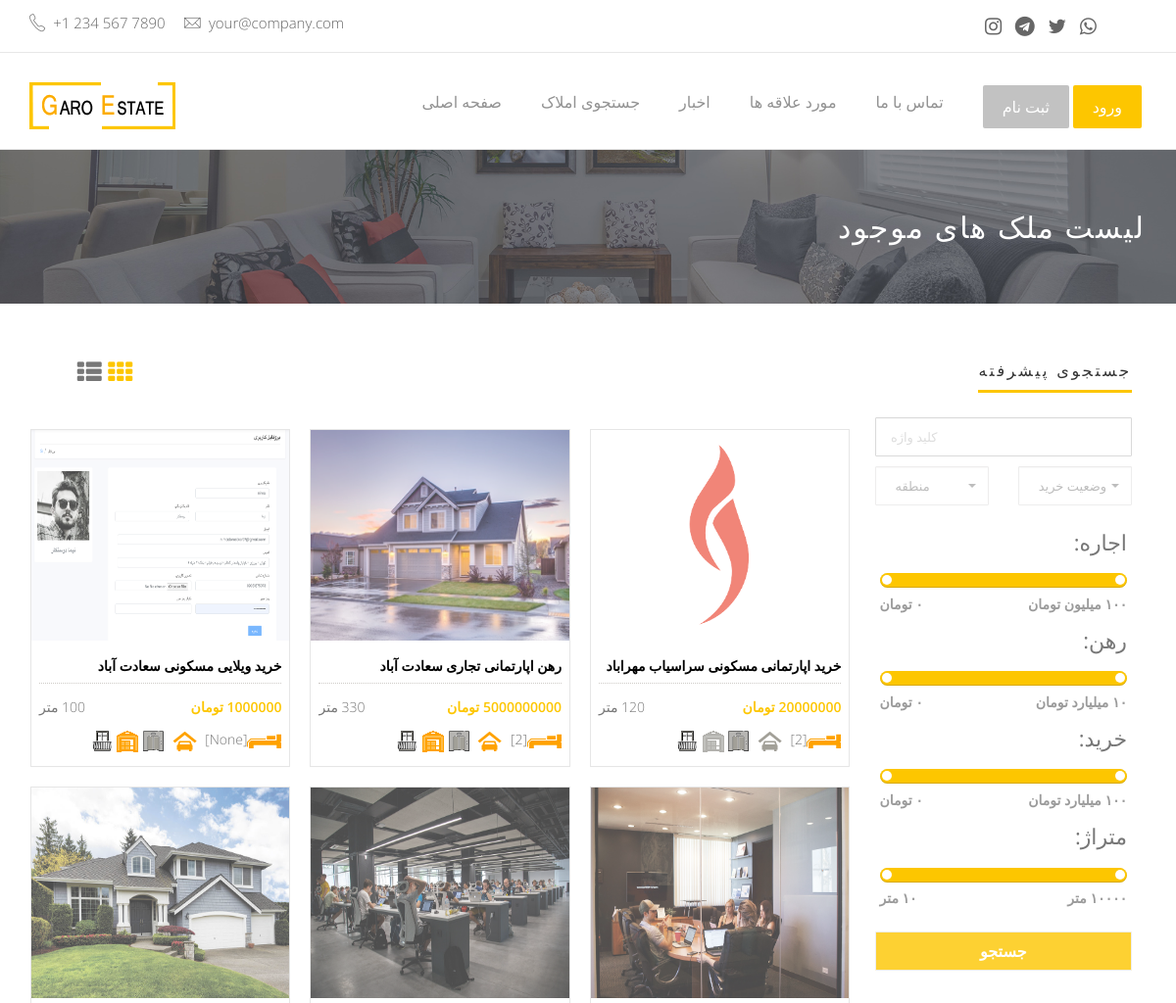
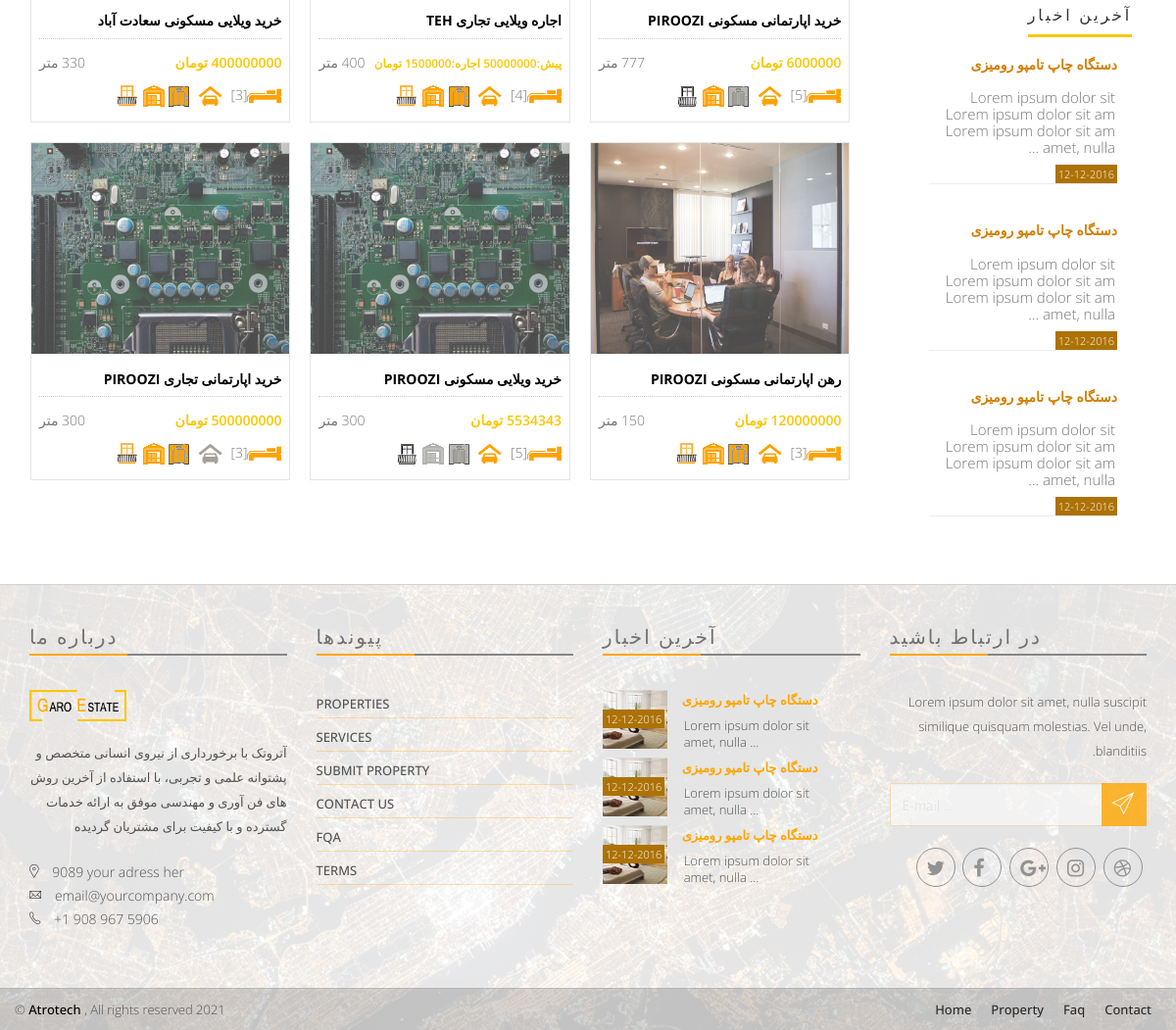
/items, run on the app's committed database (2 pictures, top to bottom).
### app/models.py (models this page shows, shortened)
class Item(models.Model):
    CHOICES1 = ( ('اجاره','اجاره'), ('خرید','خرید'), ('رهن','رهن') )
    buy_status = models.CharField(max_length=10,choices=CHOICES1,verbose_name = "وضعیت خرید")
    CHOICES2 = ( ('مسکونی','مسکونی'), ('تجاری','تجاری') )
    estate_status = models.CharField(max_length=15,choices=CHOICES2,verbose_name = "وضعیت ملک")
    CHOICES3 = ( ('ویلایی','ویلایی'), ('اپارتمانی','اپارتمانی') )
    building_status = models.CharField(max_length=10,choices=CHOICES3,verbose_name = "وضعیت ساختمان")
    area_size = models.IntegerField(null=True,blank=True, verbose_name = "متراژ")
    room_qty = models.IntegerField(null=True,blank=True, verbose_name = "تعداد اتاق")
    building_age = models.IntegerField(null=True,blank=True, verbose_name = "سن بنا")
    parking = models.BooleanField(default=True, verbose_name = "پارکینگ" )
    storage_room = models.BooleanField(default=True, verbose_name = "انباری" )
    elevator = models.BooleanField(default=False, verbose_name = "آسانسور" )
    balcony = models.BooleanField(default=False, verbose_name = "بالکن" )
    deposit = models.IntegerField(null=True,blank=True, default='0', verbose_name = "پول پیش")
    rent = models.IntegerField(null=True,blank=True, default='0', verbose_name = "اجاره")
    price = models.IntegerField(null=True,blank=True, default='0', verbose_name = "قیمت خرید ")
    area = models.ForeignKey(Area, on_delete=models.CASCADE,null=True, blank=True,verbose_name = "منطقه")
    tags = models.ManyToManyField(Tags, blank=True,verbose_name = "برچسب")
    additional_information = models.TextField(max_length=1000,null=True, blank=True,verbose_name = "اطلاعات تکمیلی")
    date = models.DateField(null=True, blank=True, verbose_name = "تاریخ آگهی")
    image = models.ImageField(upload_to='media', default='media/Default.png', null=True, blank=True, verbose_name = "تصویر")
    class Meta:
        verbose_name = "ملک"
        verbose_name_plural = "املاک"
    def __str__(self):
        return str(self.buy_status +" "+ self.building_status +" "+ self.estate_status +" "+ self.area.name )
    def get_absolute_url(self):
        return reverse('app:items_detail',args=[self.id])

class Area(MPTTModel):
    name = models.CharField(max_length=200, unique=True, verbose_name = "نام")
    parent = TreeForeignKey('self', on_delete=models.CASCADE, null=True, blank=True, related_name='children',verbose_name = "والد")
    class MPTTMeta:
        level_attr = 'mptt_level'
        order_insertion_by = ['name']
    class Meta:
        verbose_name = "منطقه"
        verbose_name_plural = "مناطق"
    def __str__(self):
        return str(self.name)

### app/views.py (the view)
# urls.py: path('items', views.items, name='items'),
def items(request):
    items = models.Item.objects.all().order_by("-date")
    areas = models.Area.objects.all()
    context = {'items':items, 'areas':areas}
    context['segment'] = 'items'
    html_template = loader.get_template( 'items.html' )
    return HttpResponse(html_template.render(context, request))

### templates/items.html (shortened to what this page needs)
{% extends "base.html" %}
{% load static %}
{% block content %}
<div class="page-head">
    <div class="container">
        <div class="row" dir="rtl">
            <div class="page-head-content">
                <h1 class="page-title"> لیست ملک های موجود </h1>
            </div>
        </div>
    </div>
</div>
<div class="properties-area recent-property" style="background-color: #FFF;">
    <div class="container">
        <div class="row">
            <div class="col-md-9 padding-top-40 properties-page">
                <div class="section clear">
                    <div class="col-xs-10 page-subheader sorting pl0">
                      <div class="col-xs-2 layout-switcher">
                          <a class="layout-list" href="javascript:void(0);"> <i class="fa fa-th-list"></i>  </a>
                          <a class="layout-grid active" href="javascript:void(0);"> <i class="fa fa-th"></i> </a>
                      </div>
                    </div>
                </div>
                <div class="section clear">
                    <div id="list-type" class="proerty-th">
                      {% for Item in items %}
                        <div class="col-sm-6 col-md-4 p0">
                            <div class="box-two proerty-item">
                                <div class="item-thumb">
                                    <a href="property-1.html" ><img src="{{ Item.image.url }}"></a>
                                </div>
                                <div class="item-entry overflow" dir="rtl">
                                    <h6><a href="{{ Item.get_absolute_url }}"> {{ Item }} </a></h6>
                                    <div class="dot-hr"></div>
                                    <span class="pull-left"> {{ Item.area_size }} متر  </span>
                                    <span class="proerty-price pull-right">
                                      {% if Item.buy_status == 'خرید' %}
                                       <span class="proerty-price pull-right"> {{ Item.price }} تومان </span>
                                      {% elif Item.buy_status == 'رهن' %}
                                       <span class="proerty-price pull-right"> {{ Item.deposit }} تومان </span>
                                      {% elif Item.buy_status == 'اجاره' %}
                                      <small> <span class="proerty-price pull-right"> پیش:{{ Item.deposit }} اجاره:{{ Item.rent }} تومان</span> </small>
                                      {% endif %}
                                    </span>
                                    <div class="property-icon">
                                        <img src="{% static 'assets/img/icon/bed-orange.png' %}">[{{ Item.room_qty }}]
                                        {% if Item.parking %}
                                          <img src="{% static 'assets/img/icon/cars-orange.png' %}">
                                        {% else %}
                                          <img src="{% static 'assets/img/icon/cars.png' %}">
                                        {% endif %}
                                        {% if Item.elevator %}
                                          <img src="{% static 'assets/img/icon/elevator-orange.png' %}">
                                        {% else %}
                                          <img src="{% static 'assets/img/icon/elevator.png' %}">
                                        {% endif %}
                                        {% if Item.storage_room %}
                                          <img src="{% static 'assets/img/icon/warehouse-orange.png' %}">
                                        {% else %}
                                          <img src="{% static 'assets/img/icon/warehouse.png' %}">
                                        {% endif %}
                                        {% if Item.balcony %}
                                          <img src="{% static 'assets/img/icon/balcony-orange.png' %}">
                                        {% else %}
                                          <img src="{% static 'assets/img/icon/balcony.png' %}">
                                        {% endif %}
                                    </div>
                                </div>
                            </div>
                        </div>
                      {% endfor %}
                    </div>
                </div>
            </div>
            <div class="col-md-3 pl0 padding-top-40">
                <div class="blog-asside-right pl0">
                    <div class="panel panel-default sidebar-menu wow fadeInRight animated" >
                        <div class="panel-heading" dir="rtl">
                            <h3 class="panel-title"> جستجوی پیشرفته </h3>
                        </div>
                        <div class="panel-body search-widget">
                              <form action="{% url 'app:search' %}" method="post" class="form-inline">
                              <fieldset>
                                  <div class="row">
                                      <div class="col-xs-12">
                                         <input name="text" type="text" class="form-control" placeholder=" کلید واژه ">
                                      </div>
                                  </div>
                              </fieldset>
                              <fieldset>
                                  <div class="row">
                                      <div class="col-xs-6">
                                      </div>
                                      <div class="col-xs-6">
                                      </div>
                                  </div>
                              </fieldset>
                              <fieldset class="padding-5">
                                  <div class="row">
                                      <div class="col-xs-12">
                                        <label for="price-range" dir="rtl" align="right"> <h4> اجاره: </h4> </label>
                                        <input name="rent" type="text" class="span2" value="0,100000000" data-slider-min="0" data-slider-max="100000000" data-slider-step="100" data-slider-value="[0,100000000]" id="price-range"> <br>
                                        <b dir="rtl" class="pull-left color"> ۰ تومان</b>
                                        <b dir="rtl" class="pull-right color"> ۱۰۰ میلیون تومان </b>
                                      </div>
                                      <div class="col-xs-12">
                                        <label for="property-geo" dir="rtl" align="right"> <h4> رهن: </h4> </label>
                                        <br>
                                        <b dir="rtl" class="pull-left color"> ۰ تومان</b>
                                        <b dir="rtl" class="pull-right color"> ۱۰ میلیارد تومان </b>
                                      </div>
                                      <div class="col-xs-12">
                                        <label for="min-baths" dir="rtl" align="right"> <h4> خرید: </h4> </label>
                                        <br>
                                        <b dir="rtl" class="pull-left color"> ۰ تومان</b>
                                        <b dir="rtl" class="pull-right color"> ۱۰۰ میلیارد تومان </b>
                                      </div>
                                      <div class="col-xs-12">
                                        <label for="min-bed" dir="rtl" align="right"> <h4> متراژ: </h4> </label>
                                        <input name="area_size" type="text" class="span2" value="10,10000" data-slider-min="10" data-slider-max="10000" data-slider-step="10" data-slider-value="[10,10000]" id="min-bed"> <br>
                                        <b dir="rtl" class="pull-left color"> ۱۰ متر </b>
                                        <b dir="rtl" class="pull-right color"> ۱۰۰۰۰ متر </b>
                                      </div>
                                  </div>
                              </fieldset>
                              <fieldset>
                                  <div class="row">
                                      <div class="col-xs-12">
                                          <input class="button btn largesearch-btn" value="جستجو" type="submit">
                                      </div>
                                  </div>
                              </fieldset>
                            </form>
                        </div>
                    </div>
                    <div class="panel panel-default sidebar-menu wow fadeInRight animated" dir="rtl">
                        <div class="panel-heading">
                            <h3 class="panel-title">  آخرین اخبار  </h3>
                        </div>
                            <ul class="footer-blog" align="right" dir="rtl">
                              <li>
                                  <div class="col-md-12  col-sm-1 col-xs-1">
                                      <h6> <a href="single.html"> دستگاه چاپ تامپو رومیزی </a></h6>
                                      <p style="line-height: 17px; padding: 8px 2px;">Lorem ipsum dolor sit Lorem ipsum dolor sit am Lorem ipsum dolor sit am amet, nulla ...</p>
                                      <hr><span class="blg-date">12-12-2016</span>
                                  </div>
                              </li>
                              <li>
                                  <div class="col-md-12  col-sm-1 col-xs-1">
                                      <h6> <a href="single.html"> دستگاه چاپ تامپو رومیزی </a></h6>
                                      <p style="line-height: 17px; padding: 8px 2px;">Lorem ipsum dolor sit Lorem ipsum dolor sit am Lorem ipsum dolor sit am amet, nulla ...</p>
                                      <hr><span class="blg-date">12-12-2016</span>
                                  </div>
                              </li>
                              <li>
                                  <div class="col-md-12  col-sm-1 col-xs-1">
                                      <h6> <a href="single.html"> دستگاه چاپ تامپو رومیزی </a></h6>
                                      <p style="line-height: 17px; padding: 8px 2px;">Lorem ipsum dolor sit Lorem ipsum dolor sit am Lorem ipsum dolor sit am amet, nulla ...</p>
                                      <hr><span class="blg-date">12-12-2016</span>
                                  </div>
                              </li>
                            </ul>
                    </div>
                </div>
            </div>
        </div>
    </div>
</div>
{% endblock content %}

### data on the page
Item: image (picture), buy_status+building_status+estate_status "خرید ویلایی مسکونی سعادت آباد", price "1000000", room_qty "None", parking True (drawn), elevator False (drawn), storage_room True (drawn), balcony False (drawn)
Item: image (picture), buy_status+building_status+estate_status "رهن اپارتمانی تجاری سعادت آباد", room_qty "2", parking True (drawn), elevator False (drawn), storage_room True (drawn), balcony False (drawn)
Item: image (picture), buy_status+building_status+estate_status "خرید اپارتمانی مسکونی سراسیاب مهراباد", price "20000000", room_qty "2", parking False (drawn), elevator False (drawn), storage_room False (drawn), balcony False (drawn)
Item: image (picture), buy_status+building_status+estate_status "خرید ویلایی مسکونی سعادت آباد", area_size "330", price "400000000", room_qty "3", parking True (drawn), elevator True (drawn), storage_room True (drawn), balcony True (drawn)
Item: image (picture), buy_status+building_status+estate_status "اجاره ویلایی تجاری TEH", rent "1500000", room_qty "4", parking True (drawn), elevator True (drawn), storage_room True (drawn), balcony True (drawn)
Item: image (picture), buy_status+building_status+estate_status "خرید اپارتمانی مسکونی PIROOZI", area_size "777", price "6000000", room_qty "5", parking True (drawn), elevator False (drawn), storage_room True (drawn), balcony False (drawn)
Item: image (picture), buy_status+building_status+estate_status "خرید اپارتمانی تجاری PIROOZI", area_size "300", price "500000000", room_qty "3", parking False (drawn), elevator True (drawn), storage_room True (drawn), balcony True (drawn)
Item: image (picture), buy_status+building_status+estate_status "خرید ویلایی مسکونی PIROOZI", room_qty "5", parking True (drawn), elevator False (drawn), storage_room False (drawn), balcony False (drawn)
Item: image (picture), buy_status+building_status+estate_status "رهن اپارتمانی مسکونی PIROOZI", deposit "120000000", room_qty "3", parking True (drawn), elevator True (drawn), storage_room True (drawn), balcony True (drawn)
